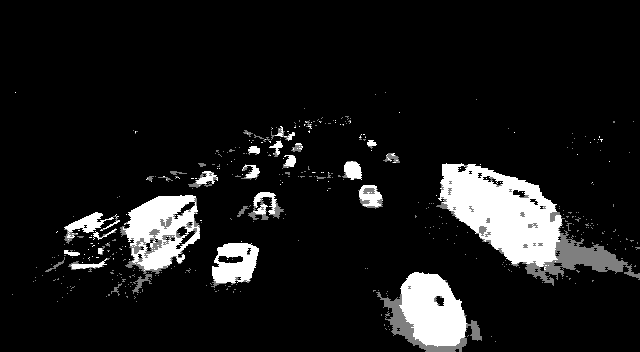
#> input picture examples/closing_0059.png, 640 x 352 px, given in place of short.mp4, which was not available
$ jupyter execute --allow-errors counting.ipynb   (shell and % lines are left out)   (older library calls are emulated)   (text cells are left out)
#> lines starting #> are read from the running program, lines starting #| are printed output that depends on the picture; after the words box and inside, x2 and y2 are one past the last pixel; in counts of white or black regions, pixels touching at a corner belong together; pictures that were not available may be replaced by others from this repository, and a replacement may not be noted
### pipeline.py
import os
import logging
import csv

import numpy as np
import cv2

import utils


DIVIDER_COLOUR = (255, 255, 0)
BOUNDING_BOX_COLOUR = (255, 0, 0)
CENTROID_COLOUR = (0, 0, 255)
CAR_COLOURS = [(0, 0, 255)]
EXIT_COLOR = (66, 183, 42)


class PipelineRunner(object):
    '''
        Very simple pipline.

        Just run passed processors in order with passing context from one to
        another.

        You can also set log level for processors.
    '''

    def __init__(self, pipeline=None, log_level=logging.DEBUG):
        self.pipeline = pipeline or []
        self.context = {}
        self.log = logging.getLogger(self.__class__.__name__)
        self.log.setLevel(log_level)
        self.log_level = log_level
        self.set_log_level()

    def set_context(self, data):
        self.context = data

    # [13 lines left out: functions add, remove, not called in this run]

    def set_log_level(self):
        for p in self.pipeline:
            p.log.setLevel(self.log_level)

    # [7 lines left out: function run, not called in this run]


class PipelineProcessor(object):
    '''
        Base class for processors.
    '''

    def __init__(self):
        self.log = logging.getLogger(self.__class__.__name__)


class ContourDetection(PipelineProcessor):
    '''
        Detecting moving objects.

        Purpose of this processor is to subtrac background, get moving objects
        and detect them with a cv2.findContours method, and then filter off-by
        width and height.

        bg_subtractor - background subtractor isinstance.
        min_contour_width - min bounding rectangle width.
        min_contour_height - min bounding rectangle height.
        save_image - if True will save detected objects mask to file.
        image_dir - where to save images(must exist).
    '''

    def __init__(self, bg_subtractor, min_contour_width=35, min_contour_height=35, save_image=False, image_dir='images'):
        super(ContourDetection, self).__init__()

        self.bg_subtractor = bg_subtractor
        self.min_contour_width = min_contour_width
        self.min_contour_height = min_contour_height
        self.save_image = save_image
        self.image_dir = image_dir

    # [55 lines left out: functions filter_mask, detect_vehicles, __call__, not called in this run]


class VehicleCounter(PipelineProcessor):
    '''
        Counting vehicles that entered in exit zone.

        Purpose of this class based on detected object and local cache create
        objects pathes and count that entered in exit zone defined by exit masks.

        exit_masks - list of the exit masks.
        path_size - max number of points in a path.
        max_dst - max distance between two points.
    '''

    def __init__(self, exit_masks=[], path_size=10, max_dst=30, x_weight=1.0, y_weight=1.0):
        super(VehicleCounter, self).__init__()

        self.exit_masks = exit_masks

        self.vehicle_count = 0
        self.path_size = path_size
        self.pathes = []
        self.max_dst = max_dst
        self.x_weight = x_weight
        self.y_weight = y_weight

    # [110 lines left out: functions check_exit, __call__, not called in this run]


class CsvWriter(PipelineProcessor):

    def __init__(self, path, name, start_time=0, fps=15):
        super(CsvWriter, self).__init__()

        self.fp = open(os.path.join(path, name), 'w')
        self.writer = csv.DictWriter(self.fp, fieldnames=['time', 'vehicles'])
        self.writer.writeheader()
        self.start_time = start_time
        self.fps = fps
        self.path = path
        self.name = name
        self.prev = None

    # [13 lines left out: function __call__, not called in this run]


class Visualizer(PipelineProcessor):

    def __init__(self, save_image=True, image_dir='images'):
        super(Visualizer, self).__init__()

        self.save_image = save_image
        self.image_dir = image_dir

    # [66 lines left out: functions check_exit, draw_pathes, draw_boxes, draw_ui, __call__, not called in this run]

### counting.ipynb
[cell 1]
import os
import logging
import logging.handlers
import random

import numpy as np
import skvideo.io
import cv2
import matplotlib.pyplot as plt

import utils

import matplotlib.pyplot as plt

[cell 2]
cv2.ocl.setUseOpenCL(False)
random.seed(123)

[cell 3]
IMAGE_DIR = "./out"
VIDEO_SOURCE = "video/Road traffic video for object recognition(360P).mp4"
SHAPE = (720//2, 1280//2)
EXIT_PTS = np.array([[[732//2, 720//2], [732//2, 590//2], [1280//2, 500//2], [1280//2, 720//2]], [[0//2, 400//2], [645//2, 400//2], [645//2, 0], [0, 0]]])

[cell 4]
#fg_mask
fgbg = cv2.createBackgroundSubtractorMOG2()
kernel = cv2.getStructuringElement(cv2.MORPH_ELLIPSE, (2,2))

[cell 5]
#code for detection in live video
import numpy as np
import cv2

cap = cv2.VideoCapture('video/short.mp4')

fgbg = cv2.createBackgroundSubtractorMOG2()
#definig kernel for dilation, erosion, etc.
#kernel = np.array([[0,1,0],
#                   [1,1,1],
#                   [0,1,0]],np.uint8)

kernel = cv2.getStructuringElement(cv2.MORPH_ELLIPSE, (2,2))

while(1):
    ret, frame = cap.read()
#> frame is the input picture: shape (352, 640, 3); min 0, max 255, mean 24.2

    fg_mask = fgbg.apply(frame)
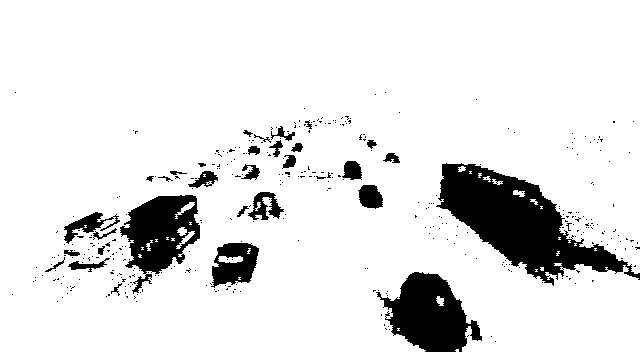
#> fg_mask: shape (352, 640); values 127 (black) and 255 (white), 89% white; 386 black regions (355 under 20 px), largest, box (x1, y1, x2, y2) and area: (436, 163, 640, 286) 9979, (376, 272, 482, 352) 4859, (120, 195, 200, 294) 4190
    closing = cv2.morphologyEx(fg_mask, cv2.MORPH_CLOSE, kernel)
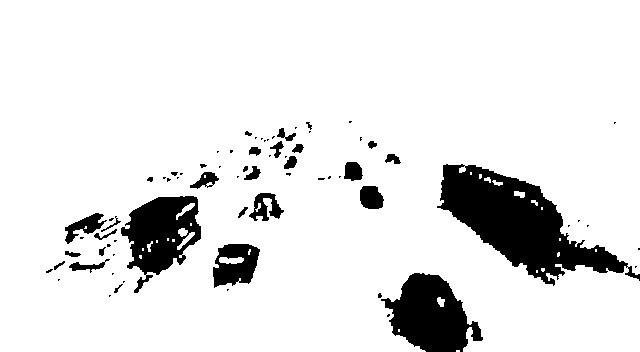
#> closing: shape (352, 640); values 127 (black) and 255 (white), 89.4% white; 73 black regions (43 under 20 px), largest, box (x1, y1, x2, y2) and area: (437, 164, 640, 286) 9932, (381, 273, 483, 352) 4797, (121, 196, 201, 293) 4174
    opening = cv2.morphologyEx(closing, cv2.MORPH_OPEN, kernel)
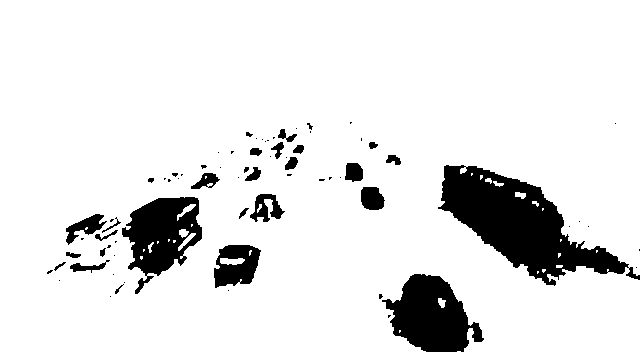
#> opening: shape (352, 640); values 127 (black) and 255 (white), 89.4% white; 73 black regions (45 under 20 px), largest, box (x1, y1, x2, y2) and area: (438, 165, 640, 286) 9937, (382, 274, 484, 352) 4785, (122, 197, 202, 294) 4183
    dilation = cv2.dilate(opening, kernel, iterations=2)
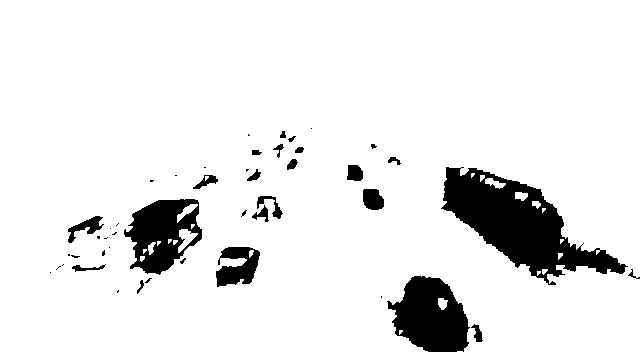
#> dilation: shape (352, 640); values 127 (black) and 255 (white), 91.1% white; 46 black regions (24 under 20 px), largest, box (x1, y1, x2, y2) and area: (441, 167, 628, 285) 8920, (387, 276, 470, 352) 4268, (124, 199, 202, 275) 3514
    ret,thresh = cv2.threshold(dilation,127,255,cv2.THRESH_TOZERO)

    cv2.imshow('frame1',frame)
    cv2.imshow('frame2',thresh)
    k = cv2.waitKey(30) & 0xff
#> (key Esc is pressed here)
    if k == 27:
        break

cap.release()
cv2.destroyAllWindows()

[cell 6]
img = cv2.imread("examples/frame_0059.png")
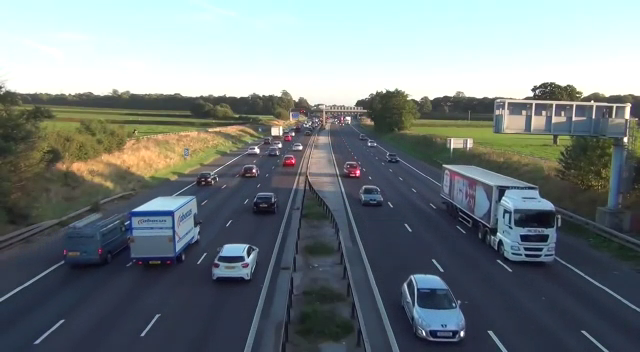
#> input picture examples/frame_0059.png, 640 x 352 px
#> img is the input picture: shape (352, 640, 3); mean B, G, R 128.4, 125.8, 115.6
fg_mask = fgbg.apply(img)
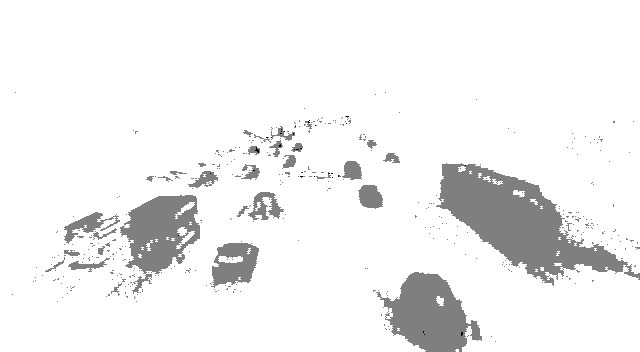
#> fg_mask: shape (352, 640); min 0, max 255, mean 240.9
closing = cv2.morphologyEx(fg_mask, cv2.MORPH_CLOSE, kernel)
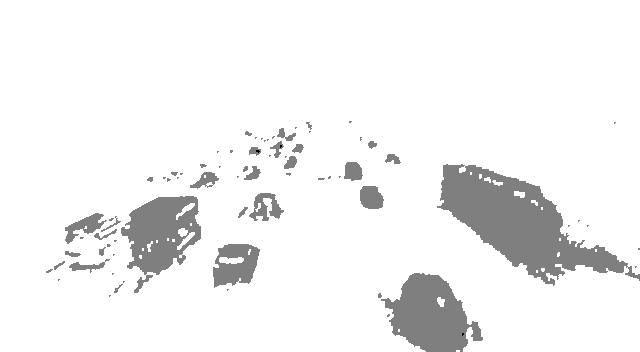
#> closing: shape (352, 640); min 0, max 255, mean 241.4
opening = cv2.morphologyEx(closing, cv2.MORPH_OPEN, kernel)
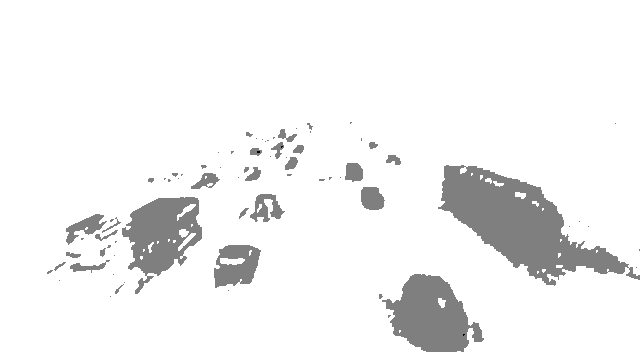
#> opening: shape (352, 640); min 0, max 255, mean 241.5
dilation = cv2.dilate(opening, kernel, iterations=2)
ret,thresh = cv2.threshold(dilation,127,255,cv2.THRESH_TOZERO)


new_img = cv2.cvtColor(img, cv2.COLOR_BGR2RGB)

f, axs = plt.subplots(3,2,figsize=(15,15))

axs[0,0].imshow(new_img)
axs[0,0].set_title('Original image')
axs[0,1].imshow(fg_mask,'gray')
axs[0,1].set_title('bg-subracted img')
axs[1,0].imshow(closing,'gray')
axs[1,0].set_title('closing img')
axs[1,1].imshow(opening,'gray')
axs[1,1].set_title('opening image')
axs[2,0].imshow(dilation,'gray')
axs[2,0].set_title('dilated img')
axs[2,1].imshow(thresh,'gray')
axs[2,1].set_title('threshold img')

plt.show()

[cell 7]
# [5 lines of commented-out code are left out]

[cell 8]
from pipeline import (
    PipelineRunner,
    ContourDetection,
    Visualizer,
    CsvWriter,
    VehicleCounter)

[cell 9]
def train_bg_subtractor(inst, cap, num=500):
    '''
        BG substractor need process some amount of frames to start giving result
    '''
    print ('Training BG Subtractor...')
    i = 0

    for frame in cap:
        inst.apply(frame, None, 0.001)
        i += 1
        if i >= num:
            return cap

[cell 10]
if not os.path.exists(IMAGE_DIR):
    print("Creating image directory `%s`...", IMAGE_DIR)
    os.makedirs(IMAGE_DIR)

[cell 11]
# creating exit mask from points, where we will be counting our vehicles
base = np.zeros(SHAPE + (3,), dtype='uint8')
exit_mask = cv2.fillPoly(base, EXIT_PTS, (255, 255, 255))[:, :, 0]
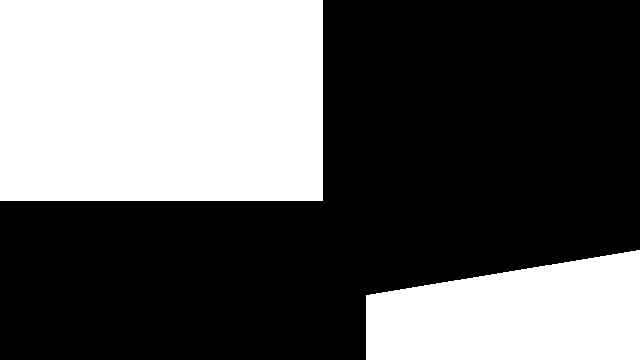
#> base: shape (360, 640, 3); 38.6% white; 2 white regions, box (x1, y1, x2, y2) and area: (0, 0, 323, 201) 64923, (366, 250, 640, 360) 23975

# there is also bgslibrary, that seems to give better BG substruction, but
# not tested it yet
bg_subtractor = cv2.createBackgroundSubtractorMOG2(history=500, detectShadows=True)

# processing pipline for programming conviniance
pipeline = PipelineRunner(pipeline=[
    ContourDetection(bg_subtractor=bg_subtractor,
                     save_image=True, image_dir=IMAGE_DIR),
    # we use y_weight == 2.0 because traffic are moving vertically on video
    # use x_weight == 2.0 for horizontal.
    VehicleCounter(exit_masks=[exit_mask], y_weight=2.0),
    Visualizer(image_dir=IMAGE_DIR),
    CsvWriter(path='./', name='report.csv')
], log_level=logging.DEBUG)

# Set up image source
# You can use also CV2, for some reason it not working for me
#> (the rest of this cell did not finish here and is left out)

[cell 12]
exit_mask

[cell 13]
plt.imshow(exit_mask)
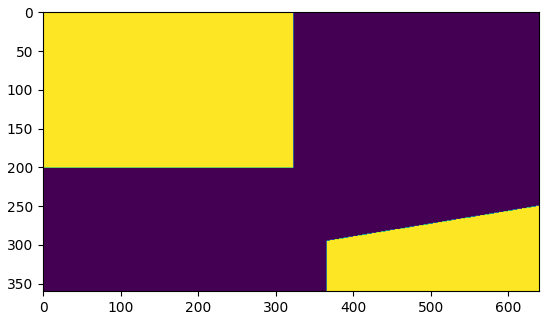
#> figure drawn by matplotlib, 1 panel
